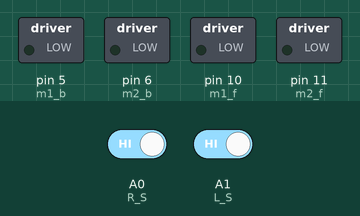
This sketch was run on a simulated Arduino Uno, built with avr-gcc and run on an emulated ATmega328P. Shown: switched loads named in the sketch (green lamp = pin HIGH). Dashed ring = blinking. The test bench sets the inputs (shaded band); at power-on: A0 (R_S) HIGH, A1 (L_S) HIGH.

Above: at 1.2 s.
1.3 s: A0 (R_S) driven LOW
At 2.6 s:
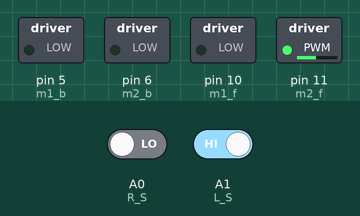
2.9 s: A0 (R_S) driven HIGH
At 3.15 s:
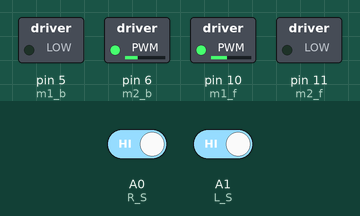
5.9 s: A1 (L_S) driven LOW
At 7.4 s:
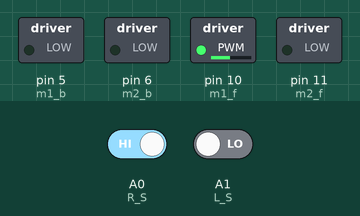
7.7 s: A1 (L_S) driven HIGH
At 7.92 s:
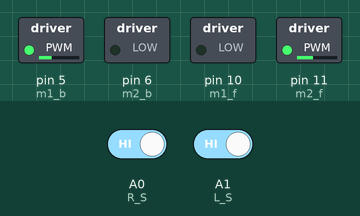
10.7 s: A0 (R_S) driven LOW and A1 (L_S) driven LOW
At 11.5 s:
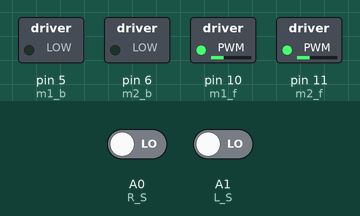
Timing chart, 0 to 13.3 s (numbered marks = the images above; inputs shaded):
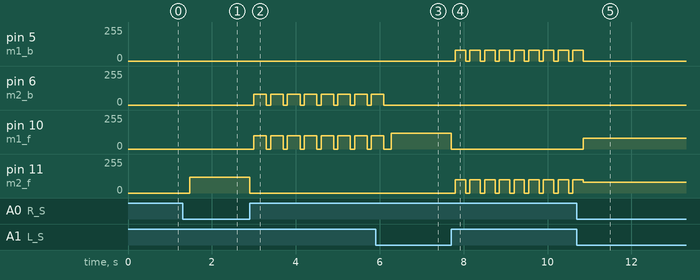

Measured:
- after the input at 1.3 s, pin 11 (m2_f): 0/255 → 120/255 after 0.17 s
- after the input at 2.9 s, pin 6 (m2_b): alternates 80/255 for 0.30 s and 0/255 for 0.10 s, starting after 0.10 s; pin 10 (m1_f): alternates 100/255 for 0.30 s and 0/255 for 0.10 s, starting after 0.10 s; pin 11 (m2_f): 120/255 → 0/255 at once
- after the input at 5.9 s, pin 6 (m2_b): goes on until 6.1 s, then stays 0/255
- after the input at 7.7 s, pin 5 (m1_b): alternates 80/255 for 0.25 s and 0/255 for 0.10 s, starting after 0.10 s; pin 10 (m1_f): 120/255 → 0/255 at once; pin 11 (m2_f): alternates 100/255 for 0.25 s and 0/255 for 0.10 s, starting after 0.10 s
- after the input at 10.7 s, pin 5 (m1_b): goes on until 10.9 s, then stays 0/255; pin 10 (m1_f): 0/255 → 80/255 after 0.15 s

The sketch:

version2turning2.0.ino
```cpp
int m1_b=5;//Motor1  L298 Pin in1
int m1_f=10;
int m2_b=6; //Motor1  L298 Pin in1
int m2_f=11;
char ch='Z';
int i=0;
#define R_S A0 //ir sensor Right
#define L_S A1 //ir sensor Left

void setup(){ // put your setup code here, to run once

pinMode(R_S, INPUT); // declare if sensor as input
pinMode(L_S, INPUT); // declare ir sensor as input


pinMode(m1_f, OUTPUT);
pinMode(m2_f, OUTPUT);
pinMode(m2_b, OUTPUT);
pinMode(m1_b, OUTPUT);
//Serial.begin(9600);
}
void loop(){

if((digitalRead(R_S) == 0)&&(digitalRead(L_S) == 0)){
  //Serial.println("case 1");
  forward();}   //if Right Sensor and Left Sensor are at White color then it will call forword function

else if((digitalRead(R_S) == 1)&&(digitalRead(L_S) == 0)){
  //Serial.println("case 2");
  delay(70);
  turnRight();} //if Right Sensor is Black and Left Sensor is White then it will call turn Right function

else if((digitalRead(R_S) == 0)&&(digitalRead(L_S) == 1)){
  //Serial.println("case 3");
  delay(70);
  turnLeft();
  }  //if Right Sensor is White and Left Sensor is Black then it will call turn Left function

else if((digitalRead(R_S) == 1)&&(digitalRead(L_S) == 1)){

  Stop();
}
}

void forward(){

ch='Z';
analogWrite(m1_f,80);
analogWrite(m1_b,0);
analogWrite(m2_f,80); //Left Motor forword Pin
analogWrite(m2_b,0); //Left Motor forword Pin
}

void turnRight(){ //turnRight

ch='R';

analogWrite(m1_f,0);
analogWrite(m1_b,0);
analogWrite(m2_f,0); //Left Motor forword Pin
analogWrite(m2_b,0);
delay(100);

while(digitalRead(L_S)!=1){

analogWrite(m1_f,120);
}
analogWrite(m1_f,0);

}

void turnLeft(){ //turnLeft

ch='L';

analogWrite(m1_f,0);
analogWrite(m1_b,0);
analogWrite(m2_f,0); //Left Motor forword Pin
analogWrite(m2_b,0);
delay(100);
while(digitalRead(R_S)!=1){

analogWrite(m2_f,120);

}
analogWrite(m2_f,0);

}

void Stop(){ //stop
if(ch=='L'){
analogWrite(m1_f,0);
analogWrite(m1_b,0);
analogWrite(m2_f,0); //Left Motor forword Pin
analogWrite(m2_b,0);
delay(100);
 analogWrite(m2_b,80);
 analogWrite(m1_f,100);
 delay(300);
 analogWrite(m2_b,0);
 analogWrite(m1_f,0);

}

if(ch=='R'){
analogWrite(m2_f,0);
analogWrite(m2_b,0);
analogWrite(m1_f,0); //Left Motor forword Pin
analogWrite(m1_b,0);
delay(100);
analogWrite(m1_b,80);
analogWrite(m2_f,100);
delay(250);

analogWrite(m1_b,0);
analogWrite(m2_f,0);


}

}
```
